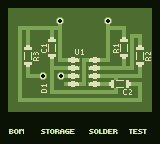

The image is a tile-based game level rendered from a .tmx file. Its description and complete source (layers, tilesets, objects, tile grids) follow:
An orthogonal 20x18 tile map with 8x8 px tiles, 3 tile layers (Schreibtisch, Platine, Text).

<map version="1.10" tiledversion="1.10.2" orientation="orthogonal" renderorder="right-down" width="20" height="18" tilewidth="8" tileheight="8" infinite="0" nextlayerid="8" nextobjectid="1">
 <tileset firstgid="1" source="theBrutzler-tiles.tsx" />
 <layer id="6" name="Schreibtisch" width="20" height="18">
  <data encoding="csv">
117,117,117,117,117,117,117,117,117,117,117,117,117,117,117,117,117,117,117,117,
117,117,117,117,117,117,117,117,117,117,117,117,117,117,117,117,117,117,117,117,
117,117,117,117,117,117,117,117,117,117,117,117,117,117,117,117,117,117,117,117,
117,117,117,117,117,117,117,117,117,117,117,117,117,117,117,117,117,117,117,117,
117,117,117,117,117,117,117,117,117,117,117,117,117,117,117,117,117,117,117,117,
117,117,117,117,117,117,117,117,117,117,117,117,117,117,117,117,117,117,117,117,
117,117,117,117,117,117,117,117,117,117,117,117,117,117,117,117,117,117,117,117,
117,117,117,117,117,117,117,117,117,117,117,117,117,117,117,117,117,117,117,117,
117,117,117,117,117,117,117,117,117,117,117,117,117,117,117,117,117,117,117,117,
117,117,117,117,117,117,117,117,117,117,117,117,117,117,117,117,117,117,117,117,
117,117,117,117,117,117,117,117,117,117,117,117,117,117,117,117,117,117,117,117,
117,117,117,117,117,117,117,117,117,117,117,117,117,117,117,117,117,117,117,117,
117,117,117,117,117,117,117,117,117,117,117,117,117,117,117,117,117,117,117,117,
117,117,117,117,117,117,117,117,117,117,117,117,117,117,117,117,117,117,117,117,
117,117,117,117,117,117,117,117,117,117,117,117,117,117,117,117,117,117,117,117,
117,117,117,117,117,117,117,117,117,117,117,117,117,117,117,117,117,117,117,117,
117,117,117,117,117,117,117,117,117,117,117,117,117,117,117,117,117,117,117,117,
117,117,117,117,117,117,117,117,117,117,117,117,117,117,117,117,117,117,117,117
</data>
 </layer>
 <layer id="1" name="Platine" width="20" height="18">
  <data encoding="csv">
0,0,0,0,0,0,0,0,0,0,0,0,0,0,0,0,0,0,0,0,
0,113,113,113,113,113,113,113,113,113,113,113,113,113,113,113,113,113,113,0,
0,113,113,113,113,113,113,2684354581,113,113,113,113,113,2684354581,113,113,113,113,113,0,
0,113,148,20,115,115,20,2147483732,113,113,113,113,113,84,115,2147483796,113,113,113,0,
0,113,147,147,113,113,2684354613,147,113,113,113,113,113,147,113,2684354613,148,2147483796,113,0,
0,113,147,2684354613,113,1610612759,536870966,147,113,113,113,113,113,147,1610612759,2684354614,147,2684354613,113,0,
0,113,147,2684354614,1610612792,1610612823,1610612790,147,113,22,23,113,113,147,1610612791,3758096438,147,2684354614,1610612760,0,
0,113,147,1610612790,1610612791,113,1610612789,116,85,86,148,2147483734,2147483733,2147483764,113,1610612789,147,3758096438,1610612791,0,
0,113,147,1610612789,113,113,84,115,85,86,147,2147483734,2147483733,115,115,52,2147483764,3758096437,113,0,
0,113,147,116,115,3221225493,147,21,85,86,147,2147483734,2147483733,115,20,115,115,2147483764,113,0,
0,113,147,113,113,1610612759,147,113,85,86,3221225620,2147483734,2147483733,53,54,2147483702,2147483701,2147483796,113,0,
0,113,147,113,113,1610612918,116,115,115,115,115,115,115,115,2147483764,87,24,147,113,0,
0,113,116,115,115,115,115,115,115,115,115,115,115,115,115,115,115,2147483764,113,0,
0,113,113,113,113,113,113,113,113,113,113,113,113,113,113,113,113,113,113,0,
0,0,0,0,0,0,0,0,0,0,0,0,0,0,0,0,0,0,0,0,
0,0,0,0,0,0,0,0,0,0,0,0,0,0,0,0,0,0,0,0,
0,0,0,0,0,0,0,0,0,0,0,0,0,0,0,0,0,0,0,0,
0,0,0,0,0,0,0,0,0,0,0,0,0,0,0,0,0,0,0,0
</data>
 </layer>
 <layer id="5" name="Text" width="20" height="18">
  <data encoding="csv">
0,0,0,0,0,0,0,0,0,0,0,0,0,0,0,0,0,0,0,0,
0,0,0,0,0,0,0,0,0,0,0,0,0,0,0,0,0,0,0,0,
0,0,0,0,0,0,0,0,0,0,0,0,0,0,0,0,0,0,0,0,
0,0,0,0,0,0,0,0,0,0,0,0,0,0,0,0,0,0,0,0,
0,0,0,0,0,0,0,0,0,0,0,0,0,0,0,0,0,0,0,0,
0,0,0,0,0,0,0,0,0,0,0,0,0,0,0,0,0,0,0,0,
0,0,0,0,0,0,0,0,0,0,0,0,0,0,0,0,0,0,0,0,
0,0,0,0,0,0,0,0,0,0,0,0,0,0,0,0,0,0,0,0,
0,0,0,0,0,0,0,0,0,0,0,0,0,0,0,0,0,0,0,0,
0,0,0,0,0,0,0,0,0,0,0,0,0,0,0,0,0,0,0,0,
0,0,0,0,0,0,0,0,0,0,0,0,0,0,0,0,0,0,0,0,
0,0,0,0,0,0,0,0,0,0,0,0,0,0,0,0,0,0,0,0,
0,0,0,0,0,0,0,0,0,0,0,0,0,0,0,0,0,0,0,0,
0,0,0,0,0,0,0,0,0,0,0,0,0,0,0,0,0,0,0,0,
0,0,0,0,0,0,0,0,0,0,0,0,0,0,0,0,0,0,0,0,
0,0,0,0,0,0,0,0,0,0,0,0,0,0,0,0,0,0,0,0,
0,202,203,0,0,193,194,195,196,197,0,198,199,200,201,0,205,206,207,0,
0,0,0,0,0,0,0,0,0,0,0,0,0,0,0,0,0,0,0,0
</data>
 </layer>
</map>
